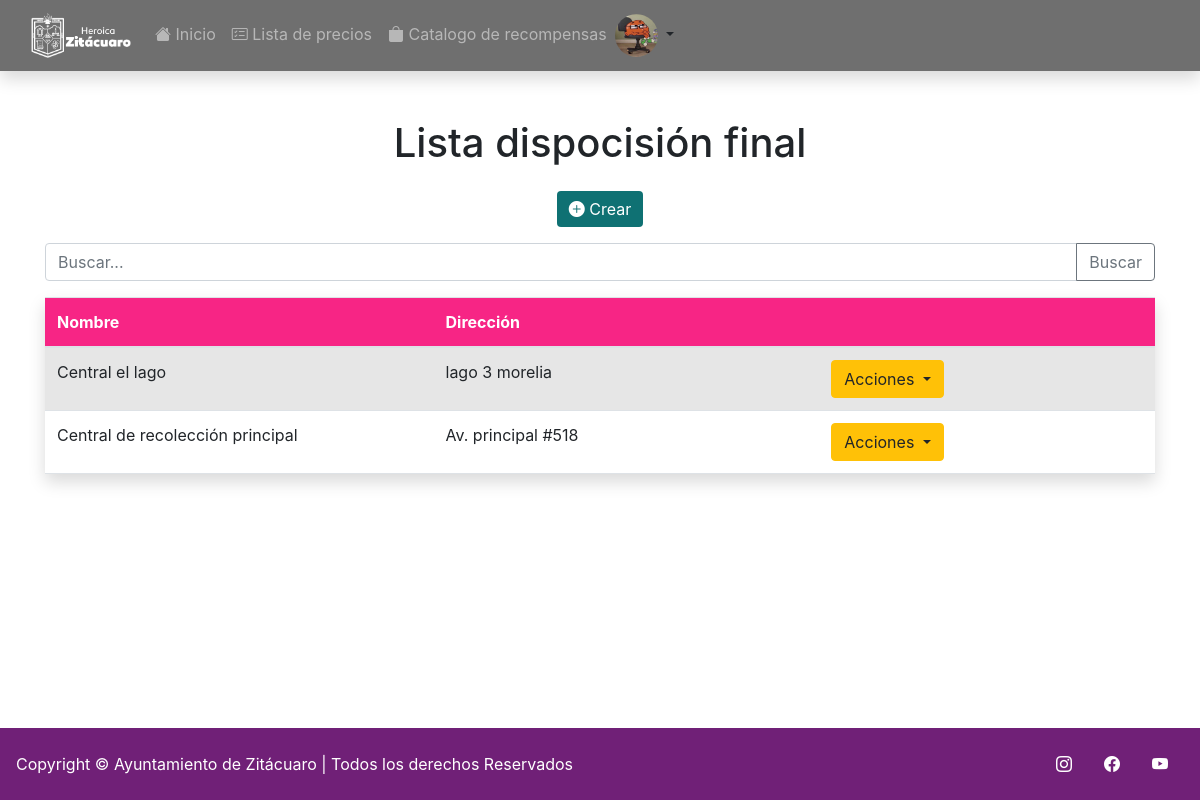
Screenshot of /PuntosReciclaje/ (signed in) with the database file from the repository.
### reciclaje/models.py (models this page shows, shortened)
class User(AbstractUser):
    username = None
    Normal = 'Normal'
    ter_edad = 'Tercera Edad'
    Embarazadas = 'Embarazadas'
    Tipos =[
        (Normal, 'Normal'),
        (ter_edad, 'Tercera Edad'),
        (Embarazadas, 'Embarazadas')
    ]
    CURP = models.CharField(unique=True,  max_length = 18)
    fechaNacimiento = models.DateField(null = True, blank = True)
    puntos = models.IntegerField(blank = True, null = True, default=0)
    pic = models.ImageField(default='unknown.jpg')
    tipo = models.CharField(choices=Tipos, default=Normal, max_length=12)
    REQUIRED_FIELDS = []
    USERNAME_FIELD = 'CURP'
    class Meta:
        permissions = (("admin", "Funciones admin"),("recolector", "Funciones recolector"),("canjeador", "Funciones canjeador"))

class PuntosReciclaje(models.Model):
     nombre = models.CharField(primary_key=True, max_length = 40, default="")
     direccion = models.CharField( max_length = 40, default="")

### reciclaje/views.py (the view)
# urls.py: path('PuntosReciclaje/', PuntosReciclajelist.as_view(template_name = 'reciclaje/PuntosReciclajelist.html'), name = 'leerPuntosReciclaje'),
class PuntosReciclajelist(ListView):
    model = PuntosReciclaje
    paginate_by = 25
    def get_context_data(self, **kwargs):
        context = super().get_context_data(**kwargs)
        queryset = self.request.GET.get("buscar")
        if queryset:
            resultado = PuntosReciclaje.objects.filter(
                Q(nombre__icontains = queryset)
            ).distinct()
            context['object_list'] = resultado
        return context

### reciclaje/templates/reciclaje/PuntosReciclajelist.html (shortened to what this page needs)
{% extends 'reciclaje/base.html' %}
{% block content %}
<!DOCTYPE html>
<html lang="en">
<head>
    {% load bootstrap4 %}
    {% bootstrap_css %}
    {% load static %}
</head>
<body>
    <h1 class="my-4" style="text-align: center ;">
        Lista dispocisión final
    </h1>
    <div align ="center" class="btn_crear mb-3 " style="margin: 1rem;" >
        <a href="{% url 'crearPuntosReciclaje' %}" title="Editar" type="button" class="btn btn-primary" style="background-color: #0f7173;border: #0f7173;"> <i class="bi bi-plus-circle-fill"></i>
        Crear</a>
    </div>
    <form action=""  method="get">
    <div class="input-group mb-3">
        <input type="search" class="form-control" placeholder="Buscar..." name="buscar">
        <div class="input-group-append">
          <button class="btn btn-outline-secondary" type="submit">Buscar</button>
        </div>
      </div>
    </form>
    <table class="table table-striped shadow">
        <thead   style="background-color: #f72585;" >
            <tr>
                <th width="35%" style="color: white;">Nombre</th>
                <th style="color: white;">Dirección</th>
                <th></th>
            </tr>
        </thead>
        <tbody>
            {% for PuntosReciclaje in object_list %}
            <tr>
                <td>{{ PuntosReciclaje.nombre }}</td>
                <td>{{ PuntosReciclaje.direccion }}</td>
                <td>
                    <form action="{% url 'eliminarPuntosReciclaje' PuntosReciclaje.nombre %}" method="post">
                            <div class="btn-group" role="group">
                            <button id="btnGroupDrop1" type="button" class="btn btn-warning dropdown-toggle" data-toggle="dropdown" aria-haspopup="true" aria-expanded="false">
                                Acciones
                            </button>
                    </form>
                </td>
            </tr>
            {% endfor %}
        </tbody>
    </table>
</body>
</html>
{% endblock content %}

### reciclaje/templates/reciclaje/base.html (shortened to what this page needs)
{% load static %}
<!DOCTYPE html>
<html lang="es">
<head>
    <link rel="stylesheet" href='{% static 'reciclaje/css/'%}Styles.css'>
    <link href="https://cdn.jsdelivr.net/npm/bootstrap@5.2.2/dist/css/bootstrap.min.css" rel="stylesheet">
    <link rel="stylesheet" href="https://cdn.jsdelivr.net/npm/bootstrap-icons@1.9.1/font/bootstrap-icons.css">
    <link rel="stylesheet" href="https://cdn.datatables.net/responsive/2.4.0/css/responsive.dataTables.min.css">
    <link rel="stylesheet" type="text/css" href="https://cdn.jsdelivr.net/npm/daterangepicker/daterangepicker.css" />
    <link rel="stylesheet" type="text/css" href="https://cdn.datatables.net/1.13.1/css/jquery.dataTables.css">
    <link rel="stylesheet" type="text/css" href="https://cdn.datatables.net/1.13.1/css/dataTables.bootstrap5.css"/>
    <link rel="stylesheet" type="text/css" href="https://cdn.datatables.net/buttons/2.3.3/css/buttons.bootstrap5.css"/>
</head>
<body>
    <nav class="navbar navbar-dark navbar-expand-md shadow" style="background-color: #6F6F6F; margin-bottom: 24px;">
        <div class="container-fluid">
            <a class="navbar-brand" href="{% url 'homee' %}"><img src="{% static 'reciclaje/img/'%}HZG_SFB.png" alt="logo" width="100" height="45"></a>
            <div class="collapse navbar-collapse" id="navbarTogglerDemo02">
            <ul class="navbar-nav me-auto mb-2 mb-lg-0">
                {% url 'homee' as url %}
                <li class="nav-item ">
                    <a class="nav-link {% if request.path == url %}active{% endif %}" aria-current="page" href="{% url 'homee' %}"><i class="bi bi-house-fill"></i> Inicio </a>
                  </li>
                  {% url 'TablaEquivalencia' as url %}
                  <li class="nav-item">
                    <a class="nav-link {% if request.path == url %}active{% endif %}" href="{% url 'TablaEquivalencia' %}"><i class="bi bi-card-checklist"></i> Lista de precios</a>
                  </li>
                  {% url 'catalogo' as url %}
                  <li class="nav-item">
                    <a class="nav-link {% if request.path == url %}active{% endif %}" href="{% url 'catalogo' %}"><i class="bi bi-bag-fill"></i> Catalogo de recompensas</a>
                  </li>
                  {% if user.is_authenticated%}
                  <div class="dropdown-center">
                    <a href="#" class="d-block link-dark text-decoration-none dropdown-toggle" data-bs-toggle="dropdown" aria-expanded="false">
                      <img src="{% static 'reciclaje/img/'%}{{request.user.pic}}" alt="mdo" width="43" height="43" class="rounded-circle">
                    </a>
                  </div>
                  {% endif %}
            </ul>
          </div>
      </nav>
      <div class="container" >
      {% block content %}(no content){% endblock %}
    </div>
    <footer class="footer" style="margin-top: auto;">
    <div class="row">
        <div class="col-6 d-flex justify-content-between align-items-center">
          <span class="mb-3 mb-md-0" style="color: white;">Copyright © Ayuntamiento de Zitácuaro | Todos los derechos Reservados </span>
        </div>
        <ul class="nav col-6 justify-content-end align-items-center list-unstyled d-flex">
          <a class="nav-link" href="https://www.instagram.com/zitacuaro_ayuntamiento/" style="color: white;"><i class="bi bi-instagram"></i></a>
          <a class="nav-link" href="https://www.facebook.com/ayuntamientozitacuaro/" style="color: white;"><i class="bi bi-facebook"></i></a>
          <a class="nav-link" href="https://www.youtube.com/channel/UC2m9bHbE2dXqnagMYmEag3A  " style="color: white;"><i class="bi bi-youtube"></i></a>
        </ul>
      </footer>
</body>
</html>

### reciclaje/static/reciclaje/css/Styles.css (style rules this page uses)
body { display: flex; flex-direction: column; min-height: 100vh; }
.footer { background-color: #702077; padding: 1rem; }

### rows the page displays
User: user.pic (picture)
PuntosReciclaje: nombre "Central el lago", direccion "lago 3 morelia"
PuntosReciclaje: nombre "Central de recolección principal", direccion "Av. principal #518"
